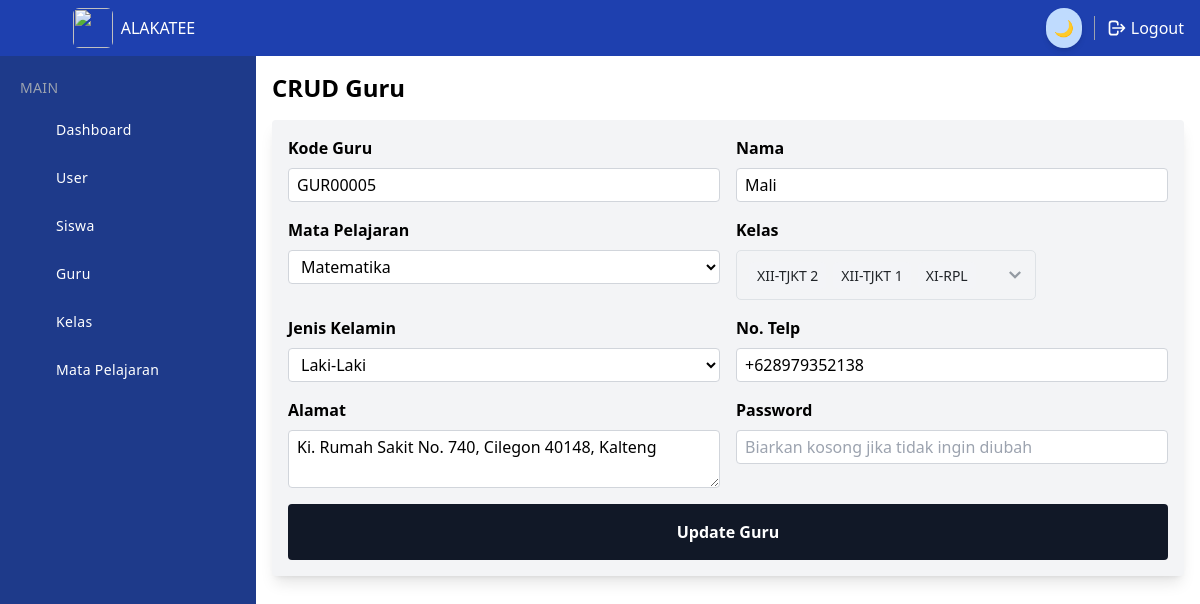
/dashboard/admin/edit-guru.php?id=5 (signed in), run on the app's committed database.
### tables this page shows
CREATE TABLE `guru` (
  `id` int NOT NULL,
  `kode_guru` varchar(10) NOT NULL,
  `mapel_kode` varchar(10) NOT NULL,
  `nama` varchar(100) NOT NULL,
  `password` varchar(255) NOT NULL,
  `no_telp` varchar(100) NOT NULL,
  `jkelamin` enum('L','P') NOT NULL,
  `alamat` text NOT NULL
);

CREATE TABLE `kelas` (
  `id` int NOT NULL COMMENT 'Primary Key',
  `kode_kelas` varchar(10) NOT NULL,
  `nama` varchar(100) DEFAULT NULL,
  `jurusan` enum('RPL','TJKT','AKL','PM','MPLB') NOT NULL,
  `ta` varchar(50) DEFAULT NULL
);

### dashboard/admin/edit-guru.php (the view, shortened to what this page needs)
<?php
include '../../config/koneksi.php';
$id = $_GET['id'];
$query = "SELECT * FROM guru WHERE id = $id";
$resultGuru = mysqli_query($koneksi, $query);
if (mysqli_num_rows($resultGuru) > 0) {
    $guru = mysqli_fetch_assoc($resultGuru);
} else {
    echo "Data tidak ditemukan.";
    exit;
}
$queryKodeGuru = "SELECT kode_guru FROM guru WHERE id = $id";
$resultKodeGuru = mysqli_query($koneksi, $queryKodeGuru);
$rowKodeGuru = mysqli_fetch_assoc($resultKodeGuru);
$kodeGuru = $rowKodeGuru['kode_guru'];
$queryKelas = "SELECT * FROM kelas";
$resultKelas = mysqli_query($koneksi, $queryKelas);
$queryKelasGuru = "SELECT kelas.kode_kelas, kelas.nama
                   FROM kelas
                   JOIN guru_kelas ON kelas.kode_kelas = guru_kelas.kelas_kode
                   WHERE guru_kelas.guru_kode = '$kodeGuru'";
$resultKelasGuru = mysqli_query($koneksi, $queryKelasGuru);
$kelasGuru = [];
while ($row = mysqli_fetch_assoc($resultKelasGuru)) {
    $kelasGuru[] = $row['kode_kelas'];
}
?>
<!DOCTYPE html>
<html lang="en">
<head>
    <script src="https://cdn.tailwindcss.com"></script>
    <script src="../../config/tailwind.config.js"></script>
    <link href="../../assets/css/multi-select.css" rel="stylesheet" />
</head>
<body>
    <div x-data="setup()" :class="{ 'dark': isDark }">
        <div class="min-h-screen flex flex-col flex-auto flex-shrink-0 antialiased bg-white dark:bg-gray-700 text-black dark:text-white">
            <?php include '../header.php' ?>
            <?php include '../sidebar.php' ?>
            <div class="h-full ml-14 mt-14 mb-10 md:ml-64">
                <div class="container p-4">
                    <h1 class="text-2xl font-bold mb-4">CRUD Guru</h1>
                    <form method="post" class="mb-4 p-4 bg-gray-100 dark:bg-gray-800 rounded text-black dark:text-white shadow-lg">
                        <div class="grid grid-cols-1 lg:grid-cols-2 gap-4 ">
                            <div class="flex flex-col">
                                <label for="kode" class="mb-2 font-semibold">Kode Guru</label>
                                <input type="text" id="kode" disabled value="<?php echo $guru['kode_guru'] ?>" class="rounded px-2 py-1 bg-white dark:bg-gray-900 border border-gray-300 dark:border-gray-700 focus:outline-none focus:ring-2 focus:ring-blue-500">
                            </div>
                            <div class="flex flex-col">
                                <label for="nama" class="mb-2 font-semibold">Nama</label>
                                <input type="text" name="nama" value="<?php echo $guru['nama'] ?>" placeholder="Nama" required class="rounded px-2 py-1 bg-white dark:bg-gray-900 border border-gray-300 dark:border-gray-700 focus:outline-none focus:ring-2 focus:ring-blue-500">
                            </div>
                            <div class="flex flex-col">
                                <label for="mapel" class="mb-2 font-semibold">Mata Pelajaran</label>
                                <select name="mapel" id="mapel" class="rounded px-2 py-1 bg-white dark:bg-gray-900 border border-gray-300 dark:border-gray-700 focus:outline-none focus:ring-2 focus:ring-blue-500">
                                    <?php
                                    $queryMapel = "SELECT * FROM mata_pelajaran";
                                    $resultMapel = mysqli_query($koneksi, $queryMapel);
                                    while ($row = mysqli_fetch_assoc($resultMapel)) {
                                        $selected = ($row['kode_mapel'] == $guru['mapel_kode']) ? 'selected' : '';
                                    ?>
                                        <option value="<?php echo $row['kode_mapel']; ?>" <?php echo $selected; ?>><?php echo $row['nama']; ?></option>
                                    <?php } ?>
                                </select>
                            </div>
                            <div class="flex flex-col">
                                <label for="kelas" class="mb-2 font-semibold">Kelas</label>
                                <select name="kelas" id="kelas" data-placeholder="Kelas" data-width="300px" data-height="50px" multiple data-multi-select data-kelas autocomplete="off" class="rounded px-2 py-1 bg-slate-50 dark:bg-gray-900 block w-full cursor-pointer focus:outline-none">
                                    <?php
                                    while ($row = mysqli_fetch_assoc($resultKelas)) {
                                        $selected = in_array($row['kode_kelas'], $kelasGuru) ? 'selected' : '';
                                    ?>
                                        <option value="<?php echo $row['kode_kelas']; ?>" <?php echo $selected; ?>><?php echo $row['nama']; ?></option>
                                    <?php } ?>
                                </select>
                            </div>
                            <div class="flex flex-col">
                                <label for="jkelamin" class="mb-2 font-semibold">Jenis Kelamin</label>
                                <select name="jkelamin" id="jkelamin" class="rounded px-2 py-1 bg-white dark:bg-gray-900 border border-gray-300 dark:border-gray-700 focus:outline-none focus:ring-2 focus:ring-blue-500">
                                    <option value="L" <?php echo ($guru['jkelamin'] == 'L') ? 'selected' : ''; ?>>Laki-Laki</option>
                                </select>
                            </div>
                            <div class="flex flex-col">
                                <label for="no_telp" class="mb-2 font-semibold">No. Telp</label>
                                <input type="tel" value="<?php echo $guru['no_telp'] ?>" name="no_telp" placeholder="No. Telp" required class="rounded px-2 py-1 bg-white dark:bg-gray-900 border border-gray-300 dark:border-gray-700 focus:outline-none focus:ring-2 focus:ring-blue-500">
                            </div>
                            <div class="flex flex-col">
                                <label for="alamat" class="mb-2 font-semibold">Alamat</label>
                                <textarea name="alamat" placeholder="Alamat" required class="rounded px-2 py-1 bg-white dark:bg-gray-900 border border-gray-300 dark:border-gray-700 focus:outline-none focus:ring-2 focus:ring-blue-500"><?php echo $guru['alamat']; ?></textarea>
                            </div>
                            <div class="flex flex-col">
                                <label for="password" class="mb-2 font-semibold">Password</label>
                                <input type="password" id="password" name="password" placeholder="Biarkan kosong jika tidak ingin diubah" class="rounded px-2 py-1 bg-white dark:bg-gray-900 border border-gray-300 dark:border-gray-700 focus:outline-none focus:ring-2 focus:ring-blue-500">
                            </div>
                        </div>
                        <button type="submit" name="update" class="bg-gray-900 mt-4 w-full hover:bg-gray-800 text-white font-bold p-4 rounded">Update Guru</button>
                    </form>
                </div>
            </div>
        </div>
    </div>
</body>
</html>

### data on the page
guru: kode_guru "GUR00005", nama "Mali", jkelamin "Laki-Laki", no_telp "+628979352138", alamat "Ki. Rumah Sakit No. 740, Cilegon 40148, Kalteng"
kelas: nama "XI-RPL"
kelas: nama "XII-TJKT 1"
kelas: nama "XII-TJKT 2"

### other printed values
$_SESSION['nama'] "ALAKATEE"
$item['label'] "Dashboard"
$item['label'] "User"
$item['label'] "Siswa"
$item['label'] "Guru"
$item['label'] "Kelas"
$item['label'] "Mata Pelajaran"
form field mapel "Matematika"
